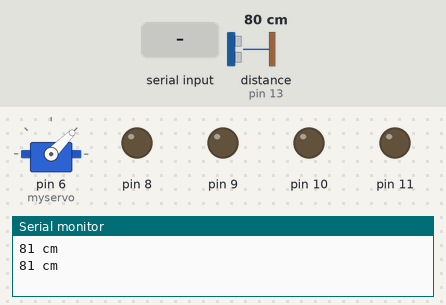
Bench run of a sketch on a simulated Arduino Uno, built with avr-gcc and run on an emulated ATmega328P. Parts: servo, output pins drawn as LEDs (lit = HIGH), the last lines printed to the serial monitor. The inputs (shaded band) are chosen by the test bench; at power-on: distance to the obstacle (sensor on pin 13) 80 cm. The echo pulse lasts 58.3 µs per cm.

Above: at 4.4 s.
5.4 s: "1" received over Serial
At 14.1 s:
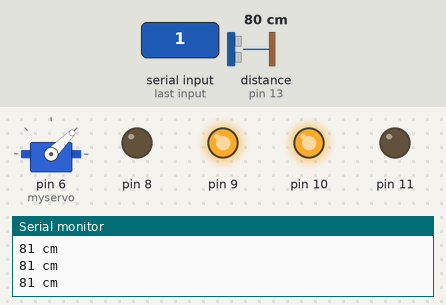
18.8 s: "3" received over Serial
At 27.6 s:
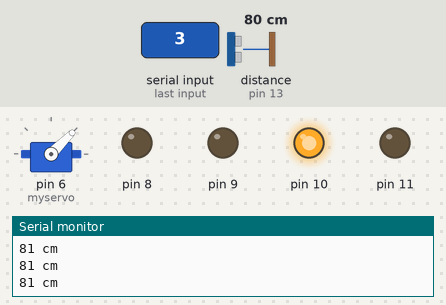
32.2 s: "5" received over Serial
At 41.1 s:
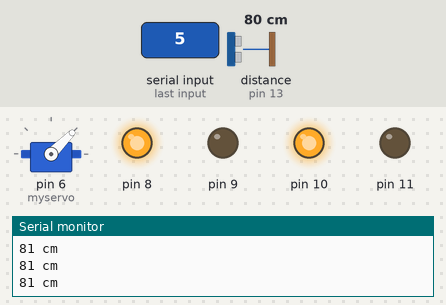
42.1 s: distance to the obstacle (sensor on pin 13) set to 2 cm
Timing chart, 0 to 46.6 s (numbered marks = the images above; inputs shaded):
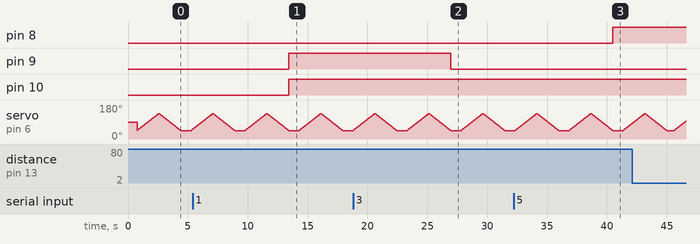

Measured:
- after the input at 5.4 s, pin 9, pin 10: LOW → HIGH after 8.0 s
- after the input at 18.8 s, pin 9: HIGH → LOW after 8.2 s
- after the input at 32.2 s, pin 8: LOW → HIGH after 8.3 s

The sketch:

script.ino
```cpp
#include <NewPing.h>
#include <Servo.h>

#define trigPin 12
#define echoPin 13
#define max_distance 400

char t;

Servo myservo;
int pos = 0;
int distance;

NewPing sonar(trigPin, echoPin, max_distance);
int readPing(){
    distance = sonar.ping_cm();
    if (distance >= max_distance || distance <= 2) {
        Serial.println("Out of range");
    }
    else {
        Serial.print(distance);
        Serial.println(" cm");
        delay(250);
    }

    if (distance <= 20 || distance >= 2){
        Serial.print(distance);
        Serial.println(" cm");
        delay(250);
        }
    delay(250);
    return distance;
}
void setup() {
    myservo.attach(6);
    pinMode(8,OUTPUT);
    pinMode(9,OUTPUT);
    pinMode(10,OUTPUT);
    pinMode(11,OUTPUT);
    Serial.begin(9600);
}
void loop() {
    readPing();
    for (pos = 45; pos <= 135; pos += 1) {
        myservo.write(pos);
        delay(20);
    }
    for (pos = 135; pos >= 45; pos -= 1) {
        myservo.write(pos);
        delay(20);
    }
    if(Serial.available()){
        t = Serial.read();
        Serial.println(t);
    }
    else if(t == '1'){            //fwd
        digitalWrite(8, LOW);
        digitalWrite(9, HIGH);
        digitalWrite(10, HIGH);
        digitalWrite(11, LOW);
    }
    else if(t == '2'){            //rev
        digitalWrite(8, HIGH);
        digitalWrite(9, LOW);
        digitalWrite(10, LOW);
        digitalWrite(11, HIGH);
    }
    else if(t == '3'){            //right
        digitalWrite(8, LOW);
        digitalWrite(9, LOW);
        digitalWrite(10, HIGH);
        digitalWrite(11, LOW);
    }
    else if(t == '4'){            //left
        digitalWrite(8, LOW);
        digitalWrite(9, HIGH);
        digitalWrite(10, LOW);
        digitalWrite(11, LOW);
    }
    else if(t == '5'){            //spin right
        digitalWrite(8, HIGH);
        digitalWrite(9, LOW);
        digitalWrite(10, HIGH);
        digitalWrite(11, LOW);
    }
    else if(t == '6'){            //spin left
        digitalWrite(8, LOW);
        digitalWrite(9, HIGH);
        digitalWrite(10, LOW);
        digitalWrite(11, HIGH);
    }
    else if(t == '7'){            //stop
        digitalWrite(8,LOW);
        digitalWrite(9,LOW);
        digitalWrite(10,LOW);
        digitalWrite(11,LOW);
    }
    delay(100);
}
```
